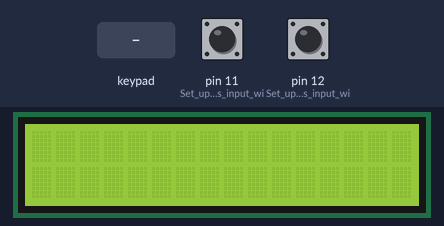
A sketch run on a simulated Arduino Uno, built with avr-gcc and run on an emulated ATmega328P. On the bench: 16×2 character LCD. The inputs (shaded band) are chosen by the test bench; at power-on: pin 11 (Set_up_pin_13_as_input_wi) HIGH, pin 12 (Set_up_pin_12_as_input_wi) HIGH. What the sketch prints to the serial monitor is not drawn.

Above: at 1.2 s.
1.3 s: keypad keys 9 8 7 6 * pressed 0.4 s apart
At 3.3 s:
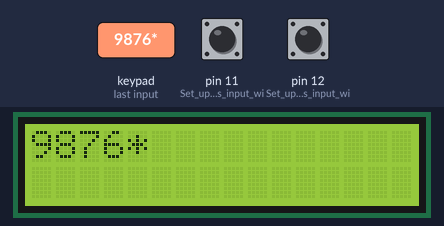
4.8 s: pin 11 (Set_up_pin_13_as_input_wi) pulled LOW for 3.2 s
At 6.3 s:
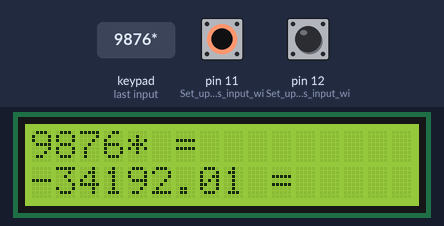
9.5 s: key '+' pressed
At 10.3 s:
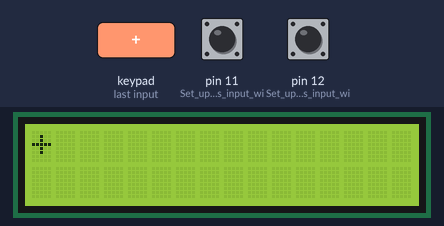
11.0 s: pin 11 (Set_up_pin_13_as_input_wi) pulled LOW for 0.15 s
At 11.6 s:
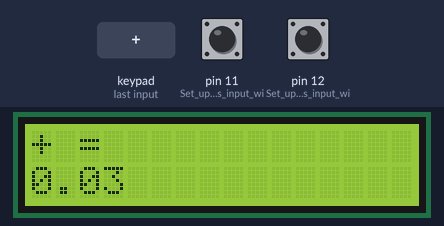
12.6 s: key '/' pressed
At 13.0 s:
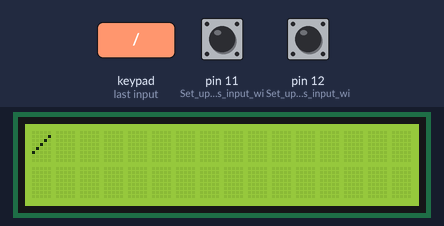
14.1 s: keypad keys 5 4 3 2 * pressed 0.4 s apart
At 16.6 s:
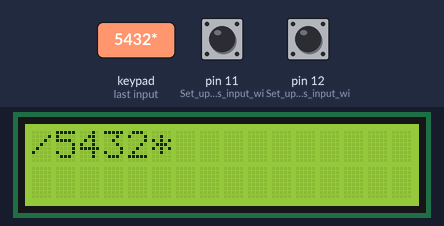
Timing chart, 0 to 18.1 s (numbered marks = the images above; inputs shaded):
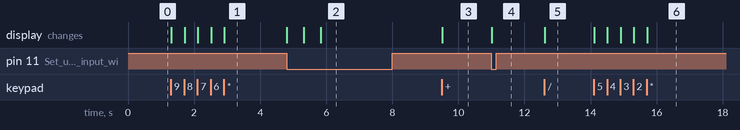

The sketch:

calculator_main.ino
```cpp
#include <Keypad.h>
#include <LiquidCrystal_I2C.h>

const byte ROW_NUM    = 4; // four rows
const byte COLUMN_NUM = 4; // four columns

char keys[ROW_NUM][COLUMN_NUM] = {
  {'1', '2', '3', '+'},
  {'4', '5', '6', '-'},
  {'7', '8', '9', '*'},
  {'C', '0', '.', '/'}
};

byte pin_rows[ROW_NUM] = {9, 8, 7, 6}; // connect to the row pinouts of the keypad
byte pin_column[COLUMN_NUM] = {5, 4, 3, 2}; // connect to the column pinouts of the keypad

Keypad keypad = Keypad(makeKeymap(keys), pin_rows, pin_column, ROW_NUM, COLUMN_NUM);

char inputExpression[100] = "";
int inputIndex = 0;
bool decimalPressed = false;

LiquidCrystal_I2C lcd(0x27, 16, 2); // I2C address 0x27, 16 columns and 2 rows

double evaluateExpression(char expression[]) {
  double numbers[50];
  char operators[50];
  int numIndex = 0;
  int opIndex = 0;

  // Extract numbers and operators from the expression
  for (int i = 0; i < strlen(expression); ++i) {
    if (isdigit(expression[i])) {
      char* endptr;
      numbers[numIndex++] = strtod(&expression[i], &endptr);
      i += endptr - &expression[i] - 1;
    } else if (expression[i] == '+' || expression[i] == '-' || expression[i] == '*' || expression[i] == '/') {
      operators[opIndex++] = expression[i];
    }
  }

  // Perform arithmetic calculations
  for (int i = 0; i < opIndex; ++i) {
    if (operators[i] == '*') {
      numbers[i + 1] *= numbers[i];
    } else if (operators[i] == '/') {
      numbers[i + 1] = numbers[i] / numbers[i + 1];
    }
  }

  for (int i = 0; i < opIndex; ++i) {
    if (operators[i] == '+') {
      numbers[i + 1] += numbers[i];
    } else if (operators[i] == '-') {
      numbers[i + 1] = numbers[i] - numbers[i + 1];
    }
  }

  return numbers[numIndex - 1];
}

void printExpression() {
  lcd.clear();
  lcd.setCursor(0, 0);
  lcd.print(inputExpression);
}

void setup() {
  Serial.begin(9600);
  lcd.init();
  lcd.backlight();
  pinMode(11, INPUT_PULLUP); // Set up pin 13 as input with pull-up resistor
  pinMode(12, INPUT_PULLUP); // Set up pin 12 as input with pull-up resistor
}

void loop() {
  char key = keypad.getKey();
  bool equalsButtonPressed = digitalRead(11) == LOW; // Check if '=' button is pressed (grounded)
  bool backButtonPressed = digitalRead(12) == LOW; // Check if backspace button is pressed (grounded)

  if (key) {
    if (key == 'C') {
      inputIndex = 0;
      memset(inputExpression, 0, sizeof(inputExpression));
      printExpression();
      decimalPressed = false; // Reset decimal flag
    } else if (key == '.') {
      if (!decimalPressed) {
        inputExpression[inputIndex++] = key;
        printExpression();
        decimalPressed = true;
      }
    } else {
      inputExpression[inputIndex++] = key;
      printExpression();
      decimalPressed = false; // Reset decimal flag
    }
  }

  if (backButtonPressed && inputIndex > 0) {
    inputExpression[--inputIndex] = '\0'; // Remove the last entered character
    printExpression();
    delay(500); // Add a delay to avoid multiple deletions from a single press
  }

  if (equalsButtonPressed) {
    double result = evaluateExpression(inputExpression);
    lcd.print(" = ");
    lcd.setCursor(0, 1);
    lcd.print(result);
    Serial.print(" = ");
    Serial.println(result);
    inputIndex = 0;
    memset(inputExpression, 0, sizeof(inputExpression));
    decimalPressed = false; // Reset decimal flag
    delay(500); // Add a delay to avoid multiple evaluations from a single press
  }
}
```

Measured:
- after the input at 1.3 s, the display: first changes at once (image 1 shows a later state)
- after the input at 4.8 s, the display: first changes at once (image 2 shows a later state)
- after the input at 9.5 s, the display: changes at once (image 3)
- after the input at 11.0 s, the display: changes at once (image 4)
- after the input at 12.6 s, the display: changes at once (image 5)
- after the input at 14.1 s, the display: first changes at once (image 6 shows a later state)
